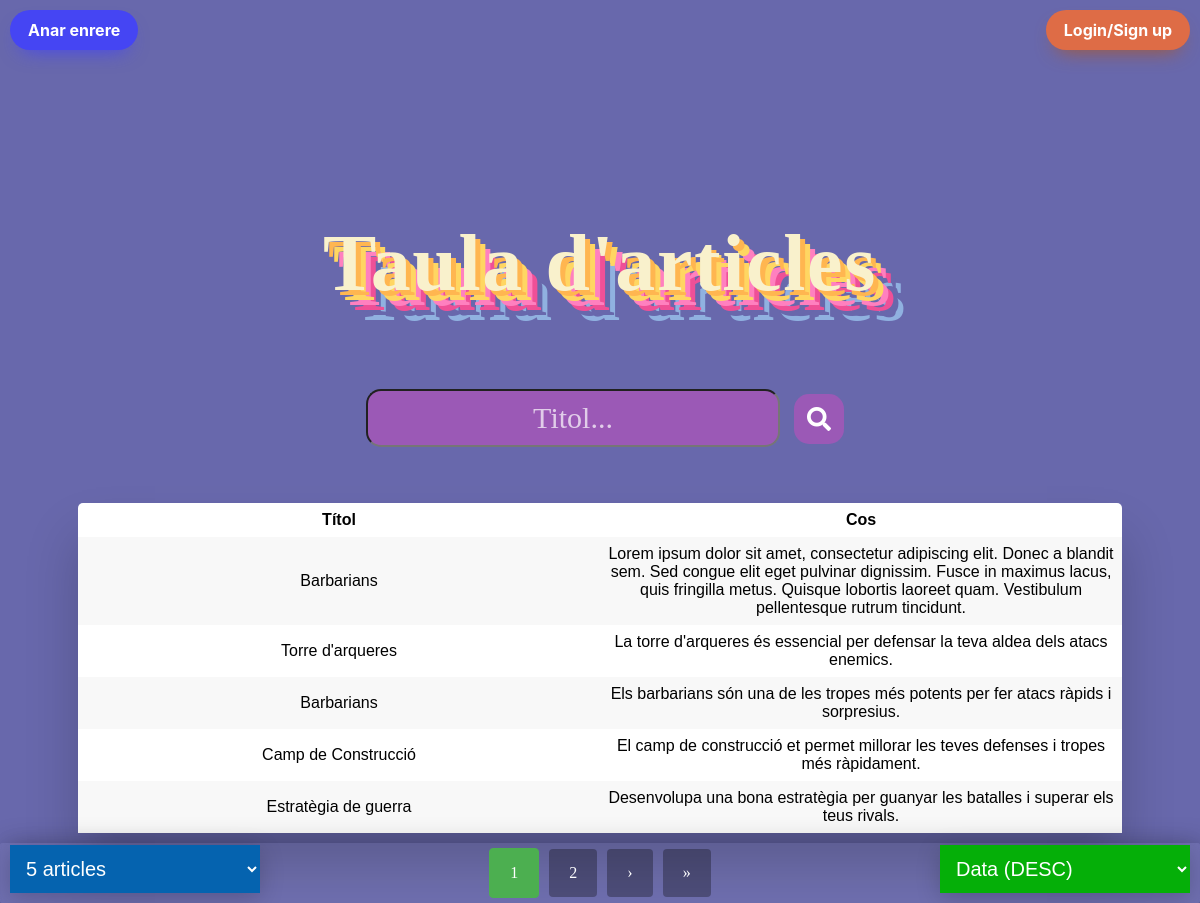
The app's page /Controlador/mostrar.php with its own data.
### tables this page shows
CREATE TABLE `articles` (
  `ID` int(11) NOT NULL,
  `titol` text NOT NULL,
  `cos` text NOT NULL,
  `usuari_id` int(11) DEFAULT NULL,
  `imagen_url` varchar(255) DEFAULT NULL,
  `data` datetime DEFAULT current_timestamp()
);

### Model/ArticlesModel.php (called while the page is built, shortened)
<?php
function obtenirTotalArticles($connexio) {
    $query = 'SELECT COUNT(*) FROM articles';
    $stmt = $connexio->query($query);
    return $stmt->fetchColumn();
}
function obtenirArticlesOrdenatsPerDataDesc($offset, $limit, $connexio) {
    $sql = "SELECT * FROM articles ORDER BY data DESC LIMIT :offset, :limit";
    $stmt = $connexio->prepare($sql);
    $stmt->bindValue(':offset', $offset, PDO::PARAM_INT);
    $stmt->bindValue(':limit', $limit, PDO::PARAM_INT);
    $stmt->execute();
    return $stmt->fetchAll(PDO::FETCH_ASSOC);
}
?>

### Controlador/mostrar.php (the view, shortened to what this page needs)
<?php
require_once "../Model/ArticlesModel.php";
$connexio = connectarBD();
$terme_cerca = isset($_GET['terme']) ? trim($_GET['terme']) : '';
$orden = isset($_GET['orden']) ? $_GET['orden'] : 'data_desc';
$articles_per_pagina = isset($_GET['articles_per_pagina']) ? (int)$_GET['articles_per_pagina'] : 5;
if (isset($_GET['pagina']) && is_numeric($_GET['pagina'])) {
    $pagina_actual = (int)$_GET['pagina'];
} else {
    $pagina_actual = 1;
}
$resultats = [];
$total_articles = 0;
$total_pagines = 0;
if ($terme_cerca !== '') {
    $resultats_totals = cercarArticles($terme_cerca, $connexio);
    $total_articles = count($resultats_totals);
    if ($orden === 'titol_asc') {
        usort($resultats_totals, fn($a, $b) => strcmp($a['titol'], $b['titol']));
    } elseif ($orden === 'titol_desc') {
        usort($resultats_totals, fn($a, $b) => strcmp($b['titol'], $a['titol']));
    } elseif ($orden === 'data_asc') {
        usort($resultats_totals, fn($a, $b) => strcmp($a['data'], $b['data']));
    } else {
        usort($resultats_totals, fn($a, $b) => strcmp($b['data'], $a['data']));
    }
    $total_pagines = ceil($total_articles / $articles_per_pagina);
    $offset = ($pagina_actual - 1) * $articles_per_pagina;
    $resultats = array_slice($resultats_totals, $offset, $articles_per_pagina);
} else {
    $total_articles = obtenirTotalArticles($connexio);
    $total_pagines = ceil($total_articles / $articles_per_pagina);
    $offset = ($pagina_actual - 1) * $articles_per_pagina;
    switch ($orden) {
        default:
            $resultats = obtenirArticlesOrdenatsPerDataDesc($offset, $articles_per_pagina, $connexio);
            break;
    }
}
function mostrarTaula($resultats){
    echo "<div class='table-wrapper'>";
    echo "<table class='fl-table'>
    <tr>
    <th>Títol</th>
    <th>Cos</th>
    </tr>";
    foreach($resultats as $res) {
        echo "<tr>";
        echo "<td>" . htmlspecialchars($res['titol']) . "</td>";
        echo "<td>" . htmlspecialchars($res['cos']) . "</td>";
        echo "</tr>";
    }
    echo "</table>";
    echo "</div>";
}
function mostrarPaginacio($pagina_actual, $total_pagines, $articles_per_pagina, $orden) {
    echo "<div class='pagination'>";
    for ($i = 1; $i <= $total_pagines; $i++) {
        if ($i == $pagina_actual) {
            echo "<a class='active' href='?pagina=$i&articles_per_pagina=$articles_per_pagina&orden=$orden'>$i</a>";
        } else {
            echo "<a href='?pagina=$i&articles_per_pagina=$articles_per_pagina&orden=$orden'>$i</a>";
        }
    }
    if ($pagina_actual < $total_pagines) {
        echo "<a href='?pagina=" . ($pagina_actual + 1) . "&articles_per_pagina=$articles_per_pagina&orden=$orden'>&rsaquo;</a>";
        echo "<a href='?pagina=$total_pagines&articles_per_pagina=$articles_per_pagina&orden=$orden'>&raquo;</a>";
    }
    echo "</div>";
}
?>
<!DOCTYPE html>
<html lang="ca">
<head>
    <link href="https://cdnjs.cloudflare.com/ajax/libs/font-awesome/5.15.4/css/all.min.css" rel="stylesheet">
    <link rel="stylesheet" type="text/css" href="../CSS/estils.css">
</head>
<body>
    <p class="titol">Taula d'articles</p>
    <a href='../Vistes/login_nou.php'>
        <button class="login" role="button">Login/Sign up</button>
    </a>
    <a href='../index.php'>
        <button class="tornar_mostrar" role="button">Anar enrere</button>
    </a>
            <div class="search-container">
                <form method="GET" action="" class="search-box">
                    <input type="text" class="boton-search" name="terme" placeholder="Titol..." value="<?php echo htmlspecialchars($terme_cerca); ?>">
                    <button type="submit" class="boton-lupa"><i class="fas fa-search"></i></button>
                </form>
            </div>
    <br><br>
    <div class="articulos">
        <h2>
            <?php mostrarTaula($resultats); ?>
        </h2>
    </div>
    <?php if ($total_articles > 0) mostrarPaginacio($pagina_actual, $total_pagines, $articles_per_pagina, $orden); ?>
    <div class="box">
    <select id="articles" onchange="location = this.value;">
        <option value="?pagina=<?php echo $pagina_actual; ?>&articles_per_pagina=5&orden=<?php echo $orden; ?>&terme=<?php echo urlencode($terme_cerca); ?>" <?php echo ($articles_per_pagina == 5) ? 'selected' : ''; ?>>5 articles</option>
    </select>
</div>
<div class="box_ord">
    <select id="articles" onchange="location = this.value;">
        <option value="?pagina=1&articles_per_pagina=<?php echo $articles_per_pagina; ?>&orden=data_desc&terme=<?php echo urlencode($terme_cerca); ?>" <?php echo ($orden === 'data_desc') ? 'selected' : ''; ?>>Data (DESC)</option>
    </select>
</div>
</body>
</html>

### records on screen
articles: titol "Barbarians", cos "Lorem ipsum dolor sit amet, consectetur adipiscing elit. Donec a blandit sem. Sed congue elit eget pulvinar dignissim. Fusce in maximus lacus, quis fringilla metus. Quisque lobortis laoreet quam. Vestibulum pellentesque rutrum tincidunt."
articles: titol "Torre d'arqueres", cos "La torre d'arqueres és essencial per defensar la teva aldea dels atacs enemics."
articles: titol "Barbarians", cos "Els barbarians són una de les tropes més potents per fer atacs ràpids i sorpresius."
articles: titol "Camp de Construcció", cos "El camp de construcció et permet millorar les teves defenses i tropes més ràpidament."
articles: titol "Estratègia de guerra", cos "Desenvolupa una bona estratègia per guanyar les batalles i superar els teus rivals."
